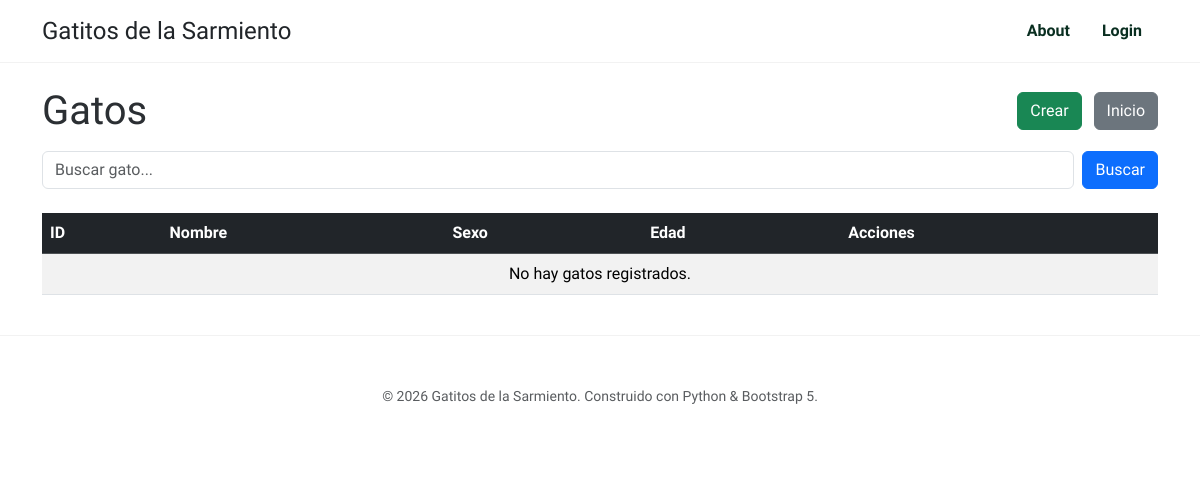
Before: /gato/gato/ with the older database file.
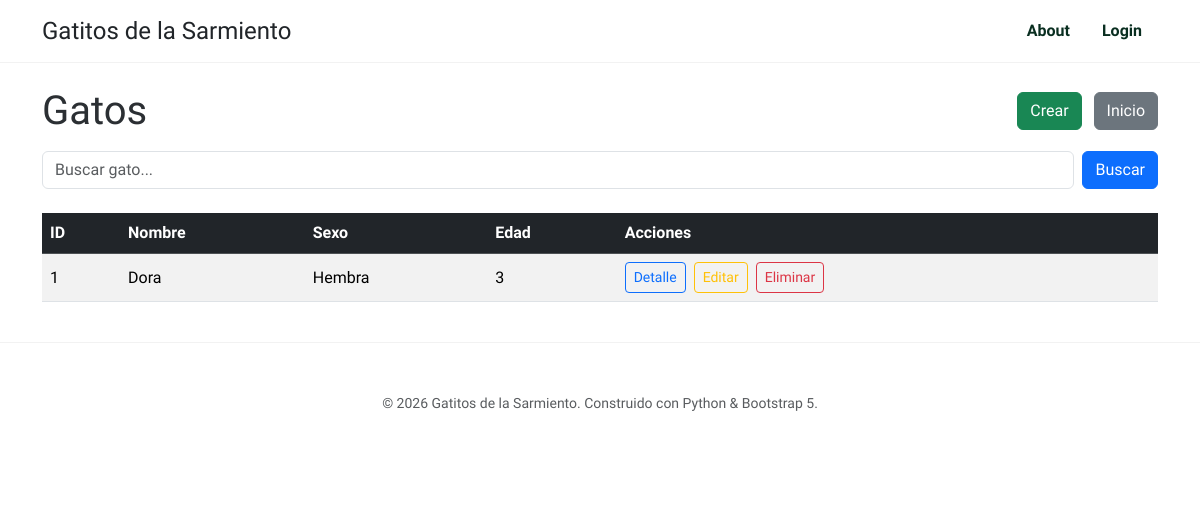
After: the same page with the newer database file.
### gato/models.py (models this page shows, shortened)
class Gato(models.Model):
    categoria = models.ForeignKey(
        Categoria,
        on_delete=models.SET_NULL,
        null=True,
        blank=True,
        verbose_name="categoría",
    )
    nombre = models.CharField(max_length=100)
    descripcion = models.TextField(blank=True, null=True)
    edad = models.IntegerField()
    sexo = models.CharField(max_length=20)
    disponibilidad = models.BooleanField(default=True)
    fecha_actualizacion = models.DateTimeField(editable=False, auto_now=True)
    class Meta:
        verbose_name = "Gato"
        verbose_name_plural = "Gatos"
        constraints = [
            models.UniqueConstraint(
                fields=["categoria", "nombre"], name="categoria_nombre"
            )
        ]
        indexes = [models.Index(fields=["nombre"])]

### gato/views.py (the view)
# urls.py: path("gato/", GatoList.as_view(), name="gato_home"
class GatoList(ListView):
    model = Gato
    def get_queryset(self):
        consulta = self.request.GET.get("consulta")
        if consulta:
            queryset = Gato.objects.filter(nombre__icontains=consulta)
        else:
            queryset = Gato.objects.all()
        return queryset

### gato/templates/gato/gato_list.html
{% extends 'core/base.html' %}
{% block contenido %}
<div class="container py-4">
    <div class="d-flex justify-content-between align-items-center mb-3">
        <h1 class="mb-0">Gatos</h1>
        <div>
            <a class="btn btn-success me-2" href="{% url 'gato:gato_create' %}">Crear</a>
            <a class="btn btn-secondary" href="{% url 'core:home' %}">Inicio</a>
        </div>
    </div>
    <form method="get" class="row g-2 mb-4">
        <div class="col-auto flex-grow-1">
            <input type="text" name="consulta" class="form-control" placeholder="Buscar gato...">
        </div>
        <div class="col-auto">
            <button type="submit" class="btn btn-primary">Buscar</button>
        </div>
    </form>
    <div class="table-responsive">
        <table class="table table-striped table-hover align-middle">
            <thead class="table-dark">
                <tr>
                    <th>ID</th>
                    <th>Nombre</th>
                    <th>Sexo</th>
                    <th>Edad</th>
                    <th>Acciones</th>
                </tr>
            </thead>
            <tbody>
                {% for gato in object_list %}
                <tr>
                    <td>{{ gato.id }}</td>
                    <td>{{ gato.nombre }}</td>
                    <td>{{ gato.sexo }}</td>
                    <td>{{ gato.edad }}</td>
                    <td>
                        <a class="btn btn-sm btn-outline-primary me-1"
                            href="{% url 'gato:gato_detail' gato.id %}">Detalle</a>
                        <a class="btn btn-sm btn-outline-warning me-1"
                            href="{% url 'gato:gato_update' gato.id %}">Editar</a>
                        <a class="btn btn-sm btn-outline-danger"
                            href="{% url 'gato:gato_delete' gato.id %}">Eliminar</a>
                    </td>
                </tr>
                {% empty %}
                <tr>
                    <td colspan="5" class="text-center">No hay gatos registrados.</td>
                </tr>
                {% endfor %}
            </tbody>
        </table>
    </div>
</div>
{% endblock contenido %}

Changed rows visible on the page:
added Gato: id "1", nombre "Dora", sexo "Hembra", edad "3"
Other visible differences:
text no longer shown: "No hay gatos registrados."
